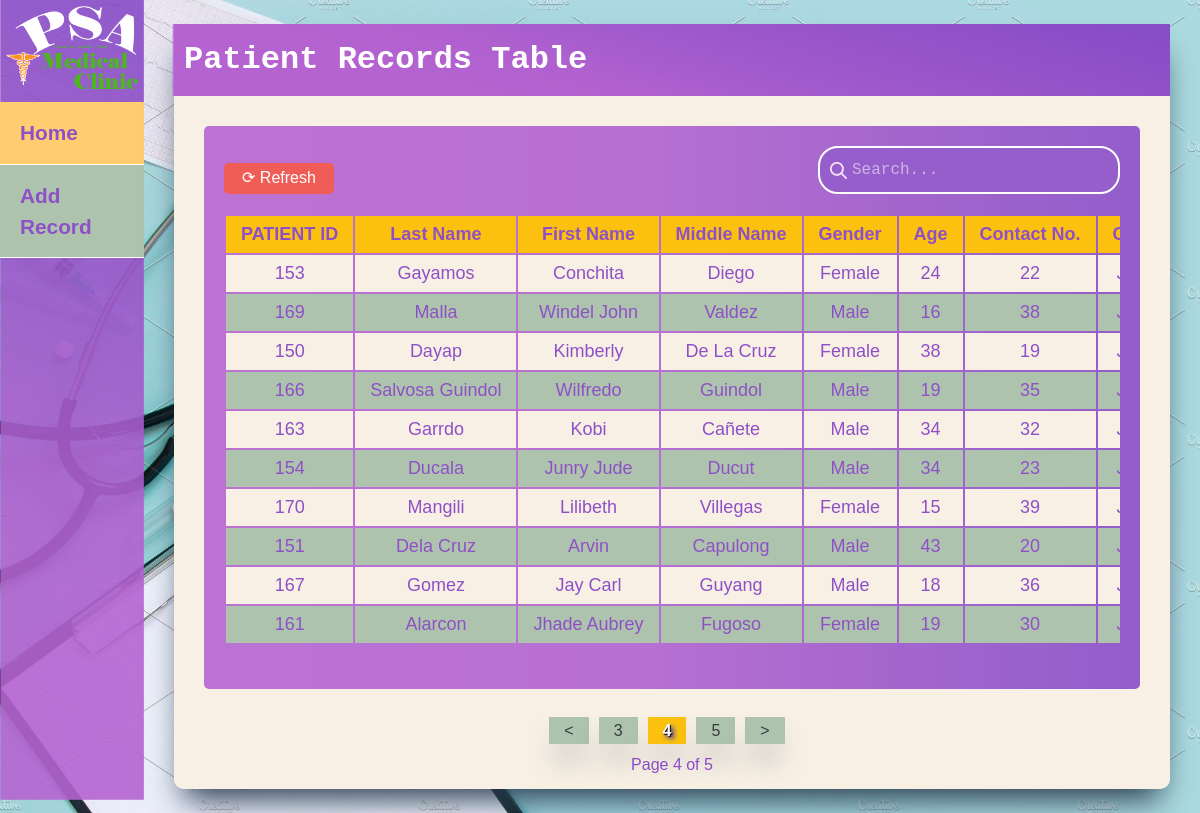
Page /index.php?page_no=4 (signed in) on the committed database.
### tables this page shows
CREATE TABLE `personal_info` (
  `id` int(11) NOT NULL,
  `firstName` varchar(32) NOT NULL,
  `lastName` varchar(32) NOT NULL,
  `middleName` varchar(32) NOT NULL,
  `gender` varchar(11) NOT NULL,
  `age` bigint(32) NOT NULL,
  `contact` varchar(32) NOT NULL,
  `civil_status` varchar(32) NOT NULL,
  `religion` varchar(32) NOT NULL,
  `birthdate` date NOT NULL,
  `birthplace` varchar(32) NOT NULL,
  `occupation` varchar(32) NOT NULL,
  `address` varchar(255) NOT NULL
);

### functions.php (the view, shortened to what this page needs)
<?php
function displayRecord() {
    global $connection,$offset,$total_records_per_page;
    $query = "SELECT
    -- personal_info.id,
    -- personal_info.lastName,
    -- personal_info.firstName,
    -- personal_info.middleName,
    -- personal_info.gender,
    -- personal_info.age,
    personal_info.*,
    -- personal_info.contact,
    -- MAX(medical_record.medical_record_id) AS medical_record_id,
    MAX(medical_record.checked_up_date) AS checked_up_date,
    MAX(medical_record.checked_up_time) AS checked_up_time
  FROM
    personal_info
  LEFT JOIN
    medical_record ON personal_info.id = medical_record.id
  GROUP BY
    personal_info.id
  ORDER BY
    MAX(medical_record.checked_up_date) DESC,
    MAX(medical_record.checked_up_time) DESC
    -- MAX(medical_record.medical_record_id) DESC
  LIMIT
    $offset, $total_records_per_page";
    $result = mysqli_query($connection, $query);
    if ($result) {
        $processedIds = [];
        while ($row = mysqli_fetch_assoc($result)) {
            $id = $row['id'];
            if (!in_array($id, $processedIds)) {
                $processedIds[] = $id;
                $lastName = $row['lastName'];
                $firstName = $row['firstName'];
                $middleName = $row['middleName'];
                $gender = $row['gender'];
                $age = $row['age'];
                $contact = $row['contact'];
                $checked_up_date = $row['checked_up_date'];
                echo "<tr>";
                echo "<td>".$id."</td>";
                echo "<td>".$lastName."</td>";
                echo "<td>".$firstName."</td>";
                echo "<td>".$middleName."</td>";
                echo "<td>".$gender."</td>";
                echo "<td>".$age."</td>";
                echo "<td>".$contact."</td>";
                echo "<td>".convertDate_index($checked_up_date)."</td>";
                echo "</tr>";
            }
        }
    }
}
function convertDate_index($checked_up_date) {
    $timestamp = strtotime($checked_up_date);
    $formattedDate = date("F d, Y", $timestamp);
    return $formattedDate;
}
?>

### common/css/base.css (style rules this page uses)
html { font-size: 62.5%; }
body { min-width: 1000px; font-size: 16px; font-size: 1.6rem; font-family: "Hiragino Kaku Gothic ProN", "ヒラギノ角ゴ ProN W3", Meiryo, メイリオ, Osaka, "ＭＳ Ｐゴシック", "MS PGothic", arial, helvetica, sans-serif; color: #333; line-height: 1.5; }
* { margin: 0; padding: 0; box-sizing: border-box; }

### common/css/component.css (style rules this page uses)
.c_table_type01 td { font-size: 18px; white-space: nowrap; }
.c_table_type01 th, .c_table_type01 td { padding: 5px 15px; text-align: center; }
.c_table_type01 td { white-space: nowrap; }
.c_table_type01 tr:nth-child(odd) td { background-color: #aec3ae !important; }
.c_table_type01 td:last-of-type, .c_table_type01 tr:nth-child(even) td { background-color: #f8f0e5 !important; }

### rows in the picture
personal_info: id "153", lastName "Gayamos", firstName "Conchita", middleName "Diego", gender "Female", age "24", contact "22"
personal_info: id "169", lastName "Malla", firstName "Windel John", middleName "Valdez", gender "Male", age "16", contact "38"
personal_info: id "150", lastName "Dayap", firstName "Kimberly", middleName "De La Cruz", gender "Female", age "38", contact "19"
personal_info: id "166", lastName "Salvosa Guindol", firstName "Wilfredo", middleName "Guindol", gender "Male", age "19", contact "35"
personal_info: id "163", lastName "Garrdo", firstName "Kobi", middleName "Cañete", gender "Male", age "34", contact "32"
personal_info: id "154", lastName "Ducala", firstName "Junry Jude", middleName "Ducut", gender "Male", age "34", contact "23"
personal_info: id "170", lastName "Mangili", firstName "Lilibeth", middleName "Villegas", gender "Female", age "15", contact "39"
personal_info: id "151", lastName "Dela Cruz", firstName "Arvin", middleName "Capulong", gender "Male", age "43", contact "20"
personal_info: id "167", lastName "Gomez", firstName "Jay Carl", middleName "Guyang", gender "Male", age "18", contact "36"
personal_info: id "161", lastName "Alarcon", firstName "Jhade Aubrey", middleName "Fugoso", gender "Female", age "19", contact "30"

### other values in the picture
$page_no "4"
$total_no_of_pages "5"
